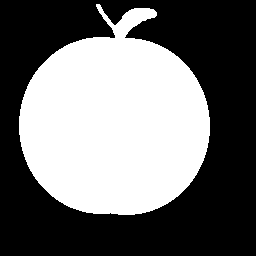
#> input picture shape/images/apple-1.bmp, 256 x 256 px
$ python main.py
#> lines starting #> are read from the running program, lines starting #| are printed output that depends on the picture; after the words box and inside, x2 and y2 are one past the last pixel; in counts of white or black regions, pixels touching at a corner belong together; long printed decimals are rounded
import matplotlib.pyplot as plt
import imageio.v2 as imageio
import numpy as np
import skimage
import scipy

def crofton_perimeter(I):
    """ Computation of crofton perimeter
    """
    inter = []
    h = np.array([[1, -1]])
    for i in range(4):
        II = np.copy(I)
        I2 = skimage.transform.rotate(II, angle=45*i, order=0)
        I3 = scipy.ndimage.convolve(I2, h)

        inter.append(0.5*np.sum(np.abs(I3)))

    crofton = np.pi/4. * (inter[0]+inter[2] + (inter[1]+inter[3])/np.sqrt(2))
    return crofton

def feret_diameter(I):
    """
    Computation of the Feret diameter
    minimum: d (meso-diameter)
    maximum: D (exo-diameter)

    Input: I binary image
    """
    d = np.max(I.shape)
    D = 0

    for a in np.arange(0, 180, 30):
        I2 = skimage.transform.rotate(I, angle=a, order=0)
        F = np.max(I2, axis=0)
        measure = np.sum(F )

        if (measure < d):
            d = measure
        if (measure > D):
            D = measure
    return d, D

def inscribedRadius(I):
    """
    computes the radius of the inscribed circle
    """
    dm = scipy.ndimage.distance_transform_cdt(I > 100)
    radius = np.max(dm)
    return radius

def elongation(d, D):
    return d/D

def area(I):
    return np.sum(I>100)

def circularity(a, D):
    return (4*a)/(np.pi*D**2)

def thinness(r, D):
    return (2*r)/D

I = imageio.imread('images/apple-1.bmp')
#> I: shape (256, 256); 43.2% white; 1 white region, box (x1, y1, x2, y2) and area: (19, 4, 210, 215) 28279
crofton = crofton_perimeter(I)
#> the loop in crofton_perimeter, `for i in range(4):` made 4 passes
#> pass 1, in crofton_perimeter, `I3 = scipy.ndimage.convolve(I2, h)`:
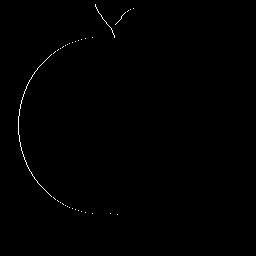
#> I3: shape (256, 256); min 0, max 255, mean 0.9
#> pass 2, in crofton_perimeter, `I2 = skimage.transform.rotate(II, angle=45*i, order=0)`:
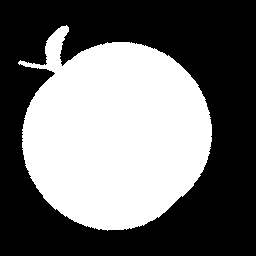
#> I2: shape (256, 256); 43.1% white; 1 white region, box (x1, y1, x2, y2) and area: (18, 25, 212, 231) 28274
#> pass 3, in crofton_perimeter, `I2 = skimage.transform.rotate(II, angle=45*i, order=0)`:
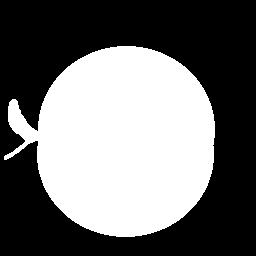
#> I2: shape (256, 256); 43.2% white; 1 white region, box (x1, y1, x2, y2) and area: (4, 46, 215, 237) 28279
#> after the loop in crofton_perimeter, `for i in range(4):`:
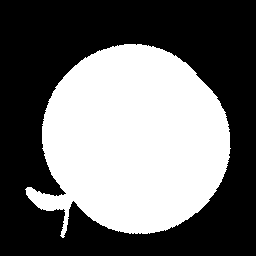
#> I2: shape (256, 256); 43.1% white; 1 white region, box (x1, y1, x2, y2) and area: (25, 44, 231, 238) 28274
#> after the loop in crofton_perimeter, `for i in range(4):`: inter = [29440, 33152, 30976, 33536]
#> in crofton_perimeter, `crofton = np.pi/4. * (inter[0]+inter[2] + (inter[1]+inter[3])/np.sqrt(..`: crofton = 84486.5
#> crofton = 84486.5
feret = feret_diameter(I)
#> in feret_diameter, `d = np.max(I.shape)`: d = 256
#> the loop in feret_diameter, `for a in np.arange(0, 180, 30):` made 6 passes
#> (a, measure, D) on passes 2 to 5: (30, 48960, 48960), (60, 53295, 53295), (90, 53805, 53805), (120, 54570, 54570)
#> (measure, D) on pass 1: (48705, 48705)
#> pass 2, in feret_diameter, `I2 = skimage.transform.rotate(I, angle=a, order=0)`:
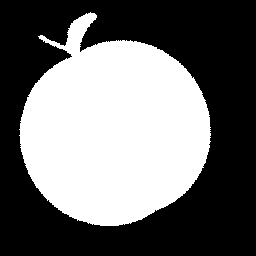
#> I2: shape (256, 256); 43.1% white; 1 white region, box (x1, y1, x2, y2) and area: (19, 12, 211, 226) 28275
#> pass 3, in feret_diameter, `I2 = skimage.transform.rotate(I, angle=a, order=0)`:
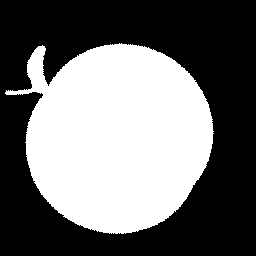
#> I2: shape (256, 256); 43.1% white; 1 white region, box (x1, y1, x2, y2) and area: (5, 43, 214, 234) 28264
#> after the loop in feret_diameter, `for a in np.arange(0, 180, 30):`: D = 54570; d = 256
#> feret = (256, 54570)
radius = inscribedRadius(I)
#> in inscribedRadius, `dm = scipy.ndimage.distance_transform_cdt(I > 100)`:
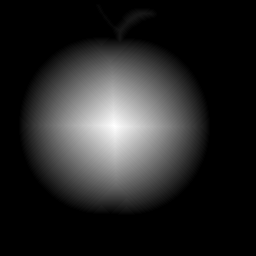
#> dm: shape (256, 256) int32; min 0, max 67, mean 10.1; drawn with min black and max white
#> in inscribedRadius, `radius = np.max(dm)`: radius = 67
#> radius = 67
plt.imshow(I)
plt.show()
print(f"Crofton perimeter: {crofton}")
#| Crofton perimeter: 84486.488
print(f"Feret diameter: {feret}")
#| Feret diameter: (256, 54570)
print(f"Inscribed circle radius: {radius}")
#| Inscribed circle radius: 67

$ run again, with shape/images/apple-10.bmp copied over shape/images/apple-1.bmp
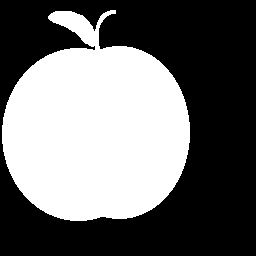
#> input picture shape/images/apple-10.bmp, 256 x 256 px
#> I: shape (256, 256); 42.8% white; 1 white region, box (x1, y1, x2, y2) and area: (2, 10, 190, 221) 28036
#> after the loop in crofton_perimeter, `for i in range(4):`:
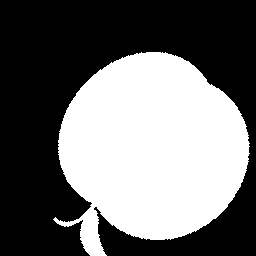
#> I2: shape (256, 256); 42.6% white; 1 white region, box (x1, y1, x2, y2) and area: (53, 52, 250, 256) 27944
#> after the loop in crofton_perimeter, `for i in range(4):`: inter = [30592, 33032.5, 32256, 34816]
#> in crofton_perimeter, `crofton = np.pi/4. * (inter[0]+inter[2] + (inter[1]+inter[3])/np.sqrt(..`: crofton = 87041.1
#> in feret_diameter, `d = np.max(I.shape)`: d = 256
#> the loop in feret_diameter, `for a in np.arange(0, 180, 30):` made 6 passes
#> (a, measure, D) on passes 2 to 3: (30, 49725, 49725), (60, 53805, 53805)
#> after the loop in feret_diameter, `for a in np.arange(0, 180, 30):`: D = 53805; d = 256
#> feret = (256, 53805)
#> in inscribedRadius, `dm = scipy.ndimage.distance_transform_cdt(I > 100)`:
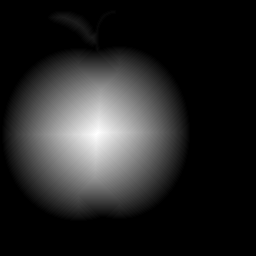
#> dm: shape (256, 256) int32; min 0, max 67, mean 10; drawn with min black and max white
#> in inscribedRadius, `radius = np.max(dm)`: radius = 67
#| Crofton perimeter: 87041.072
#| Feret diameter: (256, 53805)
#| Inscribed circle radius: 67

$ run again, with shape/images/apple-11.bmp copied over shape/images/apple-1.bmp
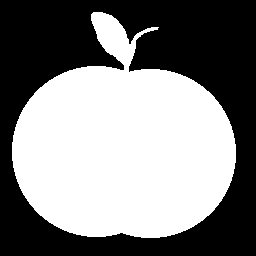
#> input picture shape/images/apple-11.bmp, 256 x 256 px
#> I: shape (256, 256); 50.7% white; 1 black region, box (x1, y1, x2, y2) and area: (0, 0, 256, 256) 32299
#> after the loop in crofton_perimeter, `for i in range(4):`:
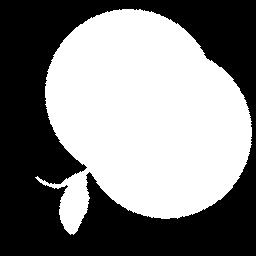
#> I2: shape (256, 256); 50.7% white; 1 black region, box (x1, y1, x2, y2) and area: (0, 0, 256, 256) 32295
#> after the loop in crofton_perimeter, `for i in range(4):`: inter = [32512, 39680, 36736, 40064]
#> in crofton_perimeter, `crofton = np.pi/4. * (inter[0]+inter[2] + (inter[1]+inter[3])/np.sqrt(..`: crofton = 98673.9
#> in feret_diameter, `d = np.max(I.shape)`: d = 256
#> the loop in feret_diameter, `for a in np.arange(0, 180, 30):` made 6 passes
#> (a, measure, D) on pass 3: (60, 60435, 60435)
#> after the loop in feret_diameter, `for a in np.arange(0, 180, 30):`: D = 60435; d = 256
#> feret = (256, 60435)
#> in inscribedRadius, `dm = scipy.ndimage.distance_transform_cdt(I > 100)`:
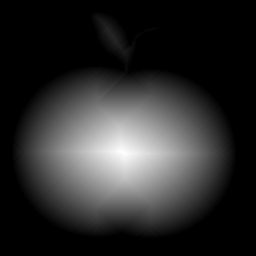
#> dm: shape (256, 256) int32; min 0, max 72, mean 12.6; drawn with min black and max white
#> in inscribedRadius, `radius = np.max(dm)`: radius = 72
#| Crofton perimeter: 98673.909
#| Feret diameter: (256, 60435)
#| Inscribed circle radius: 72
